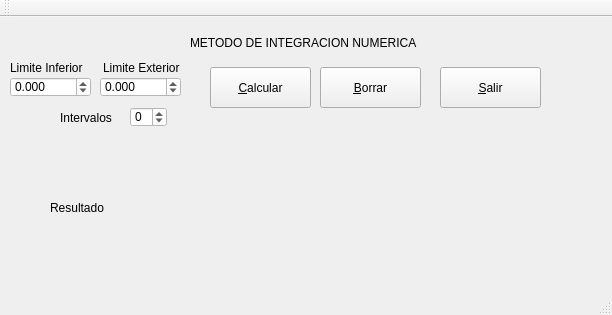
<?xml version="1.0" encoding="UTF-8"?>
<ui version="4.0">
 <class>integracionN</class>
 <widget class="QMainWindow" name="integracionN">
  <property name="geometry">
   <rect>
    <x>0</x>
    <y>0</y>
    <width>612</width>
    <height>315</height>
   </rect>
  </property>
  <property name="windowTitle">
   <string>integracionN</string>
  </property>
  <property name="styleSheet">
   <string notr="true"/>
  </property>
  <widget class="QWidget" name="centralWidget">
   <widget class="QPushButton" name="evaluar">
    <property name="enabled">
     <bool>true</bool>
    </property>
    <property name="geometry">
     <rect>
      <x>210</x>
      <y>50</y>
      <width>101</width>
      <height>41</height>
     </rect>
    </property>
    <property name="styleSheet">
     <string notr="true"/>
    </property>
    <property name="text">
     <string>&amp;Calcular</string>
    </property>
   </widget>
   <widget class="QPushButton" name="clear">
    <property name="geometry">
     <rect>
      <x>320</x>
      <y>50</y>
      <width>101</width>
      <height>41</height>
     </rect>
    </property>
    <property name="styleSheet">
     <string notr="true"/>
    </property>
    <property name="text">
     <string>&amp;Borrar</string>
    </property>
   </widget>
   <widget class="QPushButton" name="SALIR">
    <property name="geometry">
     <rect>
      <x>440</x>
      <y>50</y>
      <width>101</width>
      <height>41</height>
     </rect>
    </property>
    <property name="styleSheet">
     <string notr="true"/>
    </property>
    <property name="text">
     <string>&amp;Salir</string>
    </property>
   </widget>
   <widget class="QLabel" name="label">
    <property name="geometry">
     <rect>
      <x>190</x>
      <y>10</y>
      <width>301</width>
      <height>31</height>
     </rect>
    </property>
    <property name="styleSheet">
     <string notr="true"/>
    </property>
    <property name="text">
     <string>METODO DE INTEGRACION NUMERICA</string>
    </property>
   </widget>
   <widget class="QLabel" name="label_2">
    <property name="geometry">
     <rect>
      <x>50</x>
      <y>180</y>
      <width>71</width>
      <height>21</height>
     </rect>
    </property>
    <property name="styleSheet">
     <string notr="true">font: 75 9pt &quot;MS Shell Dlg 2&quot;;
color: rgb(0, 0, 0);</string>
    </property>
    <property name="text">
     <string>Resultado</string>
    </property>
   </widget>
   <widget class="QLabel" name="Resultado">
    <property name="geometry">
     <rect>
      <x>180</x>
      <y>120</y>
      <width>371</width>
      <height>111</height>
     </rect>
    </property>
    <property name="styleSheet">
     <string notr="true">color: rgb(170, 0, 0);
font: 75 10pt &quot;MS Shell Dlg 2&quot;;</string>
    </property>
    <property name="text">
     <string/>
    </property>
   </widget>
   <widget class="QSpinBox" name="intervalo">
    <property name="geometry">
     <rect>
      <x>130</x>
      <y>90</y>
      <width>37</width>
      <height>20</height>
     </rect>
    </property>
    <property name="styleSheet">
     <string notr="true">background-color: rgb(255, 255, 255);</string>
    </property>
    <property name="minimum">
     <number>-10000</number>
    </property>
    <property name="maximum">
     <number>10000</number>
    </property>
    <property name="singleStep">
     <number>1</number>
    </property>
   </widget>
   <widget class="QDoubleSpinBox" name="limext">
    <property name="geometry">
     <rect>
      <x>100</x>
      <y>60</y>
      <width>81</width>
      <height>20</height>
     </rect>
    </property>
    <property name="styleSheet">
     <string notr="true">background-color: rgb(255, 255, 255);</string>
    </property>
    <property name="decimals">
     <number>3</number>
    </property>
    <property name="minimum">
     <double>-1000.000000000000000</double>
    </property>
    <property name="maximum">
     <double>1000.000000000000000</double>
    </property>
   </widget>
   <widget class="QDoubleSpinBox" name="liminf">
    <property name="geometry">
     <rect>
      <x>10</x>
      <y>60</y>
      <width>81</width>
      <height>20</height>
     </rect>
    </property>
    <property name="styleSheet">
     <string notr="true">background-color: rgb(255, 255, 255);</string>
    </property>
    <property name="decimals">
     <number>3</number>
    </property>
    <property name="minimum">
     <double>-1000.000000000000000</double>
    </property>
    <property name="maximum">
     <double>999.990000000000009</double>
    </property>
   </widget>
   <widget class="QLabel" name="label_4">
    <property name="geometry">
     <rect>
      <x>60</x>
      <y>90</y>
      <width>61</width>
      <height>21</height>
     </rect>
    </property>
    <property name="styleSheet">
     <string notr="true">font: 75 9pt &quot;MS Shell Dlg 2&quot;;
color: rgb(0, 0, 0);</string>
    </property>
    <property name="text">
     <string>Intervalos</string>
    </property>
   </widget>
   <widget class="QLabel" name="label_5">
    <property name="geometry">
     <rect>
      <x>103</x>
      <y>41</y>
      <width>81</width>
      <height>20</height>
     </rect>
    </property>
    <property name="styleSheet">
     <string notr="true">font: 75 9pt &quot;MS Shell Dlg 2&quot;;
color: rgb(0, 0, 0);</string>
    </property>
    <property name="text">
     <string>Limite Exterior</string>
    </property>
   </widget>
   <widget class="QLabel" name="label_6">
    <property name="geometry">
     <rect>
      <x>10</x>
      <y>40</y>
      <width>81</width>
      <height>21</height>
     </rect>
    </property>
    <property name="styleSheet">
     <string notr="true">font: 75 9pt &quot;MS Shell Dlg 2&quot;;
color: rgb(0, 0, 0);</string>
    </property>
    <property name="text">
     <string>Limite Inferior</string>
    </property>
   </widget>
  </widget>
  <widget class="QToolBar" name="mainToolBar">
   <attribute name="toolBarArea">
    <enum>TopToolBarArea</enum>
   </attribute>
   <attribute name="toolBarBreak">
    <bool>false</bool>
   </attribute>
  </widget>
  <widget class="QStatusBar" name="statusBar"/>
 </widget>
 <layoutdefault spacing="6" margin="11"/>
 <resources/>
 <connections/>
</ui>
